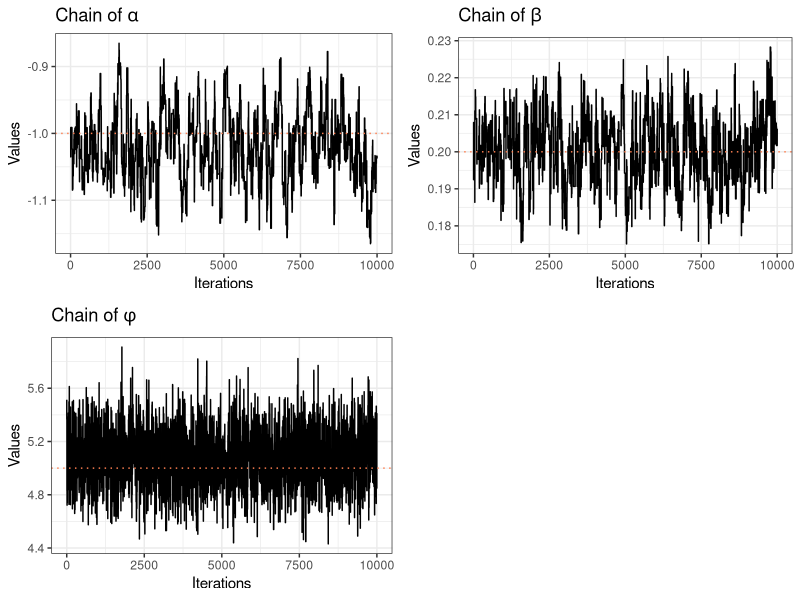
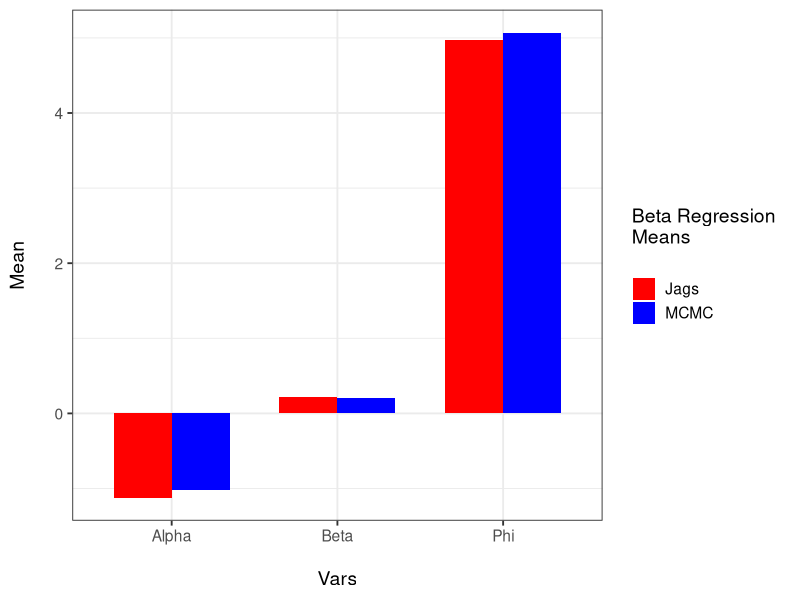

Generate these figures, in order, with R:
# ---------------------------------------------------------------- #
# Description: Metropolis-Hastings for Bayesian Beta regression    #
#              with a multivariate Normal as prior for betas and   #
#              an uniform for phi                                  #
#  Author: Alan Inglis                                             #
# ---------------------------------------------------------------- #

library(MASS)
library(ggplot2)
library(gridExtra)
library(progress)

## Defining simulation size, burn-in, etc
## --------------------------------------
set.seed(123)
Niter <- 10000
BurnIn <- 5000
TotIter <- Niter+BurnIn
N <- 1000
j_phi <- 0
j_beta <- 0
alpha <- -1
beta <- 0.2
phi <- 5
P <- c(alpha, beta, phi)
AuxBurnIn <- 1

## Simulation scheme 
## -----------------
x0 <- rep(1,N)
x1 <- runif(N, 0, 10)
logit_mu <- alpha + beta * x1
mu <- exp(logit_mu)/(1+exp(logit_mu)) # inverse logit
a <- mu * phi
b <- (1 - mu) * phi
X <- cbind(x0,x1)
y <- rbeta(N, a, b)

# Prior distributions and the values of the hyperparameters
#------------------------------------------------------------
# Beta ~ N(m, V)
m <- rbind(0,0)
V   <- diag(2)*100.0
V_1 <- solve(V)

# Sigma ~ U(a, b)
a = 0
b = 100

## Data frame that will store MCMC values 
## ------------------------------------------------
SaveResults <- as.data.frame(matrix(data = NA, nrow = Niter, ncol = length(P)+1))
colnames(SaveResults) <- c('Iter', 'Alpha', 'Beta', 'Phi')

# Starting points
#------------------------------------------------------------------------------
phi = 10
MCMCBetasI <- c(0,0)
phi_I <- 2
Vphi <- 0.04 # variance of the proposal distribution for phi
mprop <- diag(2)*0.001

## Algorithm 
## -----------------------------------
pb <- progress_bar$new(
 format = "  iterations [:bar] :percent done",
 total = TotIter, clear = FALSE, width= 60) # Displays a progress bar for iterations

func_mu = function(beta){
  return(exp(X%*%beta) / (1 + exp(X%*%beta)))
}

# Since the proposal distribution for phi is a Gamma, the ideia is as following:
# mean = alpha/beta
# var = alpha/beta^2; Thus
# alpha = mean^2 / var;
# beta = mean/var.    
# Consider that phi_I = mean and var = var, where var is set up below.

var = 0.5 # Controlling the variance of the proposal distribution for phi_I. Thus, it is possible to control the acceptance rate of phi_I.

for(i in 1:TotIter){
  pb$tick()

  MCMCBetasC <- mvrnorm(1, MCMCBetasI, mprop)
  mu_I <- func_mu(MCMCBetasI)
  muC  <- func_mu(MCMCBetasC)
  
  # Computing the ratio stated in the Metropolis-Hastings algorithm
  ratio_beta = ((- sum(log(gamma(muC * phi_I))) - sum(log(gamma((1 - muC) * phi_I))) + sum((muC * phi_I - 1) * log(y)) 
                 + sum(((1 - muC) * phi_I - 1) *  log(1 - y)) - 0.5 * (t(MCMCBetasC - m) %*% V_1 %*%(MCMCBetasC - m))) - 
                (- sum(log(gamma(mu_I * phi_I))) - sum(log(gamma((1 - mu_I) * phi_I))) + sum((mu_I * phi_I - 1) * log(y))
                 + sum(((1 - mu_I) * phi_I - 1) * log(1 - y)) - 0.5 * (t(MCMCBetasI - m) %*% V_1 %*%(MCMCBetasI - m))))         
  
   # Accept/Reject step for beta
  if(runif(1) < min(1, exp(ratio_beta)))
  {MCMCBetasI <- MCMCBetasC
  j_beta <- j_beta +1}
  
  # Proposal distribution for phi
  phiC = rgamma(1, (phi_I^2)/var, scale=1/(phi_I / var))
 
  # Computing the ratio stated in the Metropolis-Hastings algorithm
  ratio_phi = ((N * log(gamma(phiC)) - sum(log(gamma(mu_I * phiC))) - sum(log(gamma((1 - mu_I) * phiC))) + sum((mu_I* phiC - 1) * log(y)) +
                sum(((1 - mu_I) * phiC - 1) * log(1 - y)) - log(b - a) + dgamma(phi_I, (phiC^2)/var,  scale = 1/(phiC / var))) -
               (N * log(gamma(phi_I)) -sum(log(gamma(mu_I * phi_I))) -sum(log(gamma((1 - mu_I) * phi_I))) +sum((mu_I* phi_I - 1) * log(y)) +
               sum(((1 - mu_I) * phi_I - 1)* log(1 - y)) - log(b - a) + dgamma(phiC,  (phi_I^2)/var, scale = 1/(phi_I / var))))
  
  #Accept/Reject step for phi
  if(runif(1) < min(1, exp(ratio_phi)))
  {phi_I <- phiC
  j_phi <- j_phi +1}
  
  if (i > BurnIn){
    SaveResults[AuxBurnIn,] <- c(AuxBurnIn, MCMCBetasI, phi_I)
    AuxBurnIn <- AuxBurnIn + 1
  }
}

# Acceptance rate -------------------------------------------------------------
Acc_rate_beta = j_beta/TotIter
Acc_rate_beta
Acc_rate_phi = j_phi/TotIter
Acc_rate_phi

## Plots
## -----
Chainalpha <- ggplot(SaveResults, aes(x=Iter)) +
  geom_line(aes(y=Alpha)) +
  labs(title=expression(paste('Chain of ', alpha)),
       x='Iterations',
       y='Values') +
  geom_hline(yintercept=P[1], linetype = 'dotted', color='coral') +
  theme_bw()

Chainbeta <- ggplot(SaveResults, aes(x=Iter)) +
  geom_line(aes(y=Beta)) +
  labs(title=expression(paste('Chain of ', beta)),
       x='Iterations',
       y='Values') +
  geom_hline(yintercept=P[2], linetype = 'dotted', color='coral') +
  theme_bw()

Chainphi <- ggplot(SaveResults, aes(x=Iter)) +
  geom_line(aes(y=Phi)) +
  labs(title=expression(paste('Chain of ', phi)),
       x='Iterations',
       y='Values') +
  geom_hline(yintercept=P[3], linetype = 'dotted', color='coral') +
  theme_bw()

grid.arrange(Chainalpha, Chainbeta, Chainphi, ncol=2)

# Comparison:
#---------------------------------------------------------------------
# Checking the posterior estimates -----------------
alpha_est <- mean(SaveResults$Alpha)
beta_est <- mean(SaveResults$Beta)
phi_est <- mean(SaveResults$Phi)

means_MCMC = c(alpha_est, beta_est, phi_est)
means_JAGS = c(-1.12, 0.22, 4.97)
sd_JAGS = c(0.05117907, 0.00901529, 0.2067916)

# load needed libraries----------------------------
library(reshape2)

# Data Frame---------------------------------------
Name1 <- c('Alpha', 'Beta', 'Phi')
myData <- data.frame( Name1, means_JAGS, means_MCMC)
myData

# reshape data into long format-------------------
myDATAlong <- melt(myData)

# make the plot-----------------------------------
ggplot(myDATAlong) +
  geom_bar(aes(x = Name1, y = value, fill = variable), 
           stat="identity", position = "dodge", width = 0.7) +
  scale_fill_manual("Beta Regression \nMeans\n", values = c("red","blue"), 
                    labels = c("Jags", "MCMC")) +
  labs(x="\nVars",y="Mean\n") +
  theme_bw(base_size = 14)
